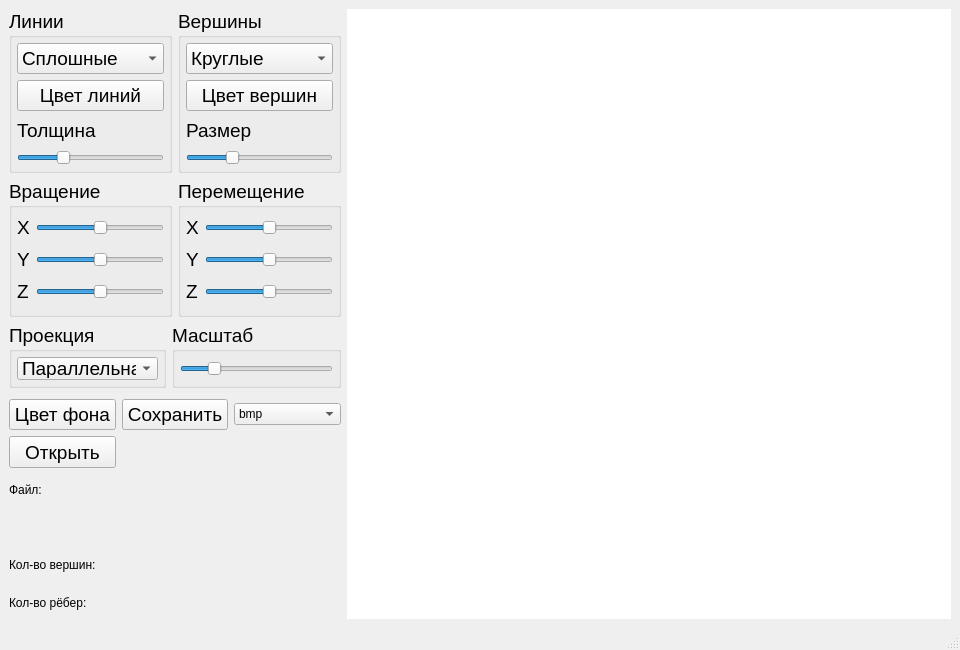
<?xml version="1.0" encoding="UTF-8"?>
<ui version="4.0">
 <class>MainWindow</class>
 <widget class="QMainWindow" name="MainWindow">
  <property name="geometry">
   <rect>
    <x>0</x>
    <y>0</y>
    <width>960</width>
    <height>650</height>
   </rect>
  </property>
  <property name="minimumSize">
   <size>
    <width>960</width>
    <height>650</height>
   </size>
  </property>
  <property name="windowTitle">
   <string>3DViewer_2.0</string>
  </property>
  <widget class="QWidget" name="centralwidget">
   <property name="minimumSize">
    <size>
     <width>939</width>
     <height>599</height>
    </size>
   </property>
   <layout class="QHBoxLayout" name="horizontalLayout_3" stretch="1,3">
    <item>
     <layout class="QVBoxLayout" name="verticalLayout_5" stretch="0,0,0,0">
      <item>
       <layout class="QGridLayout" name="gridLayout_2">
        <item row="0" column="0">
         <widget class="QGroupBox" name="groupBox_4">
          <property name="minimumSize">
           <size>
            <width>163</width>
            <height>164</height>
           </size>
          </property>
          <property name="maximumSize">
           <size>
            <width>163</width>
            <height>164</height>
           </size>
          </property>
          <property name="font">
           <font>
            <pointsize>14</pointsize>
           </font>
          </property>
          <property name="title">
           <string>Линии</string>
          </property>
          <layout class="QVBoxLayout" name="verticalLayout">
           <property name="spacing">
            <number>-1</number>
           </property>
           <property name="leftMargin">
            <number>5</number>
           </property>
           <property name="topMargin">
            <number>5</number>
           </property>
           <property name="rightMargin">
            <number>5</number>
           </property>
           <property name="bottomMargin">
            <number>5</number>
           </property>
           <item>
            <widget class="QComboBox" name="line_type">
             <item>
              <property name="text">
               <string>Сплошные</string>
              </property>
             </item>
             <item>
              <property name="text">
               <string>Пунктирные</string>
              </property>
             </item>
             <item>
              <property name="text">
               <string>Не отображать</string>
              </property>
             </item>
            </widget>
           </item>
           <item>
            <widget class="QPushButton" name="line_color_btn">
             <property name="text">
              <string>Цвет линий</string>
             </property>
            </widget>
           </item>
           <item>
            <widget class="QLabel" name="label_4">
             <property name="text">
              <string>Толщина</string>
             </property>
            </widget>
           </item>
           <item>
            <widget class="QSlider" name="line_width">
             <property name="minimum">
              <number>1</number>
             </property>
             <property name="maximum">
              <number>100</number>
             </property>
             <property name="sliderPosition">
              <number>30</number>
             </property>
             <property name="orientation">
              <enum>Qt::Horizontal</enum>
             </property>
            </widget>
           </item>
          </layout>
         </widget>
        </item>
        <item row="0" column="1">
         <widget class="QGroupBox" name="groupBox_5">
          <property name="minimumSize">
           <size>
            <width>163</width>
            <height>164</height>
           </size>
          </property>
          <property name="maximumSize">
           <size>
            <width>163</width>
            <height>164</height>
           </size>
          </property>
          <property name="font">
           <font>
            <pointsize>14</pointsize>
           </font>
          </property>
          <property name="title">
           <string>Вершины</string>
          </property>
          <layout class="QVBoxLayout" name="verticalLayout_2">
           <property name="spacing">
            <number>-1</number>
           </property>
           <property name="leftMargin">
            <number>5</number>
           </property>
           <property name="topMargin">
            <number>5</number>
           </property>
           <property name="rightMargin">
            <number>5</number>
           </property>
           <property name="bottomMargin">
            <number>5</number>
           </property>
           <item>
            <widget class="QComboBox" name="vertex_type">
             <item>
              <property name="text">
               <string>Круглые</string>
              </property>
             </item>
             <item>
              <property name="text">
               <string>Квадратные</string>
              </property>
             </item>
             <item>
              <property name="text">
               <string>Не отображать</string>
              </property>
             </item>
            </widget>
           </item>
           <item>
            <widget class="QPushButton" name="vertex_color_btn">
             <property name="text">
              <string>Цвет вершин</string>
             </property>
            </widget>
           </item>
           <item>
            <widget class="QLabel" name="label_5">
             <property name="text">
              <string>Размер</string>
             </property>
            </widget>
           </item>
           <item>
            <widget class="QSlider" name="vertex_size">
             <property name="minimum">
              <number>1</number>
             </property>
             <property name="maximum">
              <number>100</number>
             </property>
             <property name="sliderPosition">
              <number>30</number>
             </property>
             <property name="orientation">
              <enum>Qt::Horizontal</enum>
             </property>
            </widget>
           </item>
          </layout>
         </widget>
        </item>
        <item row="1" column="0">
         <widget class="QGroupBox" name="groupBox_2">
          <property name="minimumSize">
           <size>
            <width>163</width>
            <height>138</height>
           </size>
          </property>
          <property name="maximumSize">
           <size>
            <width>163</width>
            <height>138</height>
           </size>
          </property>
          <property name="font">
           <font>
            <pointsize>14</pointsize>
           </font>
          </property>
          <property name="title">
           <string>Вращение</string>
          </property>
          <layout class="QGridLayout" name="gridLayout_3">
           <property name="leftMargin">
            <number>5</number>
           </property>
           <property name="topMargin">
            <number>5</number>
           </property>
           <property name="rightMargin">
            <number>5</number>
           </property>
           <property name="bottomMargin">
            <number>5</number>
           </property>
           <item row="0" column="0">
            <widget class="QLabel" name="label_6">
             <property name="text">
              <string>X</string>
             </property>
            </widget>
           </item>
           <item row="0" column="1">
            <widget class="QSlider" name="rotate_x">
             <property name="minimum">
              <number>-180</number>
             </property>
             <property name="maximum">
              <number>180</number>
             </property>
             <property name="orientation">
              <enum>Qt::Horizontal</enum>
             </property>
            </widget>
           </item>
           <item row="1" column="0">
            <widget class="QLabel" name="label_7">
             <property name="text">
              <string>Y</string>
             </property>
            </widget>
           </item>
           <item row="1" column="1">
            <widget class="QSlider" name="rotate_y">
             <property name="minimum">
              <number>-180</number>
             </property>
             <property name="maximum">
              <number>180</number>
             </property>
             <property name="orientation">
              <enum>Qt::Horizontal</enum>
             </property>
            </widget>
           </item>
           <item row="2" column="0">
            <widget class="QLabel" name="label_8">
             <property name="text">
              <string>Z</string>
             </property>
            </widget>
           </item>
           <item row="2" column="1">
            <widget class="QSlider" name="rotate_z">
             <property name="minimum">
              <number>-180</number>
             </property>
             <property name="maximum">
              <number>180</number>
             </property>
             <property name="orientation">
              <enum>Qt::Horizontal</enum>
             </property>
            </widget>
           </item>
          </layout>
         </widget>
        </item>
        <item row="1" column="1">
         <widget class="QGroupBox" name="groupBox_7">
          <property name="minimumSize">
           <size>
            <width>163</width>
            <height>138</height>
           </size>
          </property>
          <property name="maximumSize">
           <size>
            <width>163</width>
            <height>138</height>
           </size>
          </property>
          <property name="font">
           <font>
            <pointsize>14</pointsize>
           </font>
          </property>
          <property name="title">
           <string>Перемещение</string>
          </property>
          <layout class="QGridLayout" name="gridLayout_4">
           <property name="leftMargin">
            <number>5</number>
           </property>
           <property name="topMargin">
            <number>5</number>
           </property>
           <property name="rightMargin">
            <number>5</number>
           </property>
           <property name="bottomMargin">
            <number>5</number>
           </property>
           <item row="0" column="0">
            <widget class="QLabel" name="label_9">
             <property name="text">
              <string>X</string>
             </property>
            </widget>
           </item>
           <item row="0" column="1">
            <widget class="QSlider" name="move_x">
             <property name="minimum">
              <number>-100</number>
             </property>
             <property name="maximum">
              <number>100</number>
             </property>
             <property name="orientation">
              <enum>Qt::Horizontal</enum>
             </property>
            </widget>
           </item>
           <item row="1" column="0">
            <widget class="QLabel" name="label_10">
             <property name="text">
              <string>Y</string>
             </property>
            </widget>
           </item>
           <item row="1" column="1">
            <widget class="QSlider" name="move_y">
             <property name="minimum">
              <number>-100</number>
             </property>
             <property name="maximum">
              <number>100</number>
             </property>
             <property name="orientation">
              <enum>Qt::Horizontal</enum>
             </property>
            </widget>
           </item>
           <item row="2" column="0">
            <widget class="QLabel" name="label_11">
             <property name="text">
              <string>Z</string>
             </property>
            </widget>
           </item>
           <item row="2" column="1">
            <widget class="QSlider" name="move_z">
             <property name="minimum">
              <number>-100</number>
             </property>
             <property name="maximum">
              <number>100</number>
             </property>
             <property name="orientation">
              <enum>Qt::Horizontal</enum>
             </property>
            </widget>
           </item>
          </layout>
         </widget>
        </item>
       </layout>
      </item>
      <item>
       <layout class="QHBoxLayout" name="horizontalLayout">
        <property name="bottomMargin">
         <number>5</number>
        </property>
        <item>
         <widget class="QGroupBox" name="groupBox_6">
          <property name="minimumSize">
           <size>
            <width>157</width>
            <height>65</height>
           </size>
          </property>
          <property name="maximumSize">
           <size>
            <width>157</width>
            <height>65</height>
           </size>
          </property>
          <property name="font">
           <font>
            <pointsize>14</pointsize>
           </font>
          </property>
          <property name="title">
           <string>Проекция</string>
          </property>
          <layout class="QVBoxLayout" name="verticalLayout_3">
           <property name="leftMargin">
            <number>5</number>
           </property>
           <property name="topMargin">
            <number>5</number>
           </property>
           <property name="rightMargin">
            <number>5</number>
           </property>
           <property name="bottomMargin">
            <number>5</number>
           </property>
           <item>
            <widget class="QComboBox" name="projection_type">
             <item>
              <property name="text">
               <string>Параллельная</string>
              </property>
             </item>
             <item>
              <property name="text">
               <string>Центральная</string>
              </property>
             </item>
            </widget>
           </item>
          </layout>
         </widget>
        </item>
        <item>
         <widget class="QGroupBox" name="groupBox_3">
          <property name="minimumSize">
           <size>
            <width>169</width>
            <height>65</height>
           </size>
          </property>
          <property name="maximumSize">
           <size>
            <width>169</width>
            <height>65</height>
           </size>
          </property>
          <property name="font">
           <font>
            <pointsize>14</pointsize>
           </font>
          </property>
          <property name="title">
           <string>Масштаб</string>
          </property>
          <layout class="QVBoxLayout" name="verticalLayout_4">
           <property name="leftMargin">
            <number>5</number>
           </property>
           <property name="topMargin">
            <number>5</number>
           </property>
           <property name="rightMargin">
            <number>5</number>
           </property>
           <property name="bottomMargin">
            <number>5</number>
           </property>
           <item>
            <widget class="QSlider" name="scale">
             <property name="minimum">
              <number>1</number>
             </property>
             <property name="maximum">
              <number>500</number>
             </property>
             <property name="sliderPosition">
              <number>100</number>
             </property>
             <property name="orientation">
              <enum>Qt::Horizontal</enum>
             </property>
            </widget>
           </item>
          </layout>
         </widget>
        </item>
       </layout>
      </item>
      <item>
       <layout class="QHBoxLayout" name="horizontalLayout_2">
        <item>
         <widget class="QPushButton" name="bg_color_btn">
          <property name="font">
           <font>
            <pointsize>14</pointsize>
           </font>
          </property>
          <property name="text">
           <string>Цвет фона</string>
          </property>
         </widget>
        </item>
        <item>
         <widget class="QPushButton" name="save_file_btn">
          <property name="font">
           <font>
            <pointsize>14</pointsize>
           </font>
          </property>
          <property name="text">
           <string>Сохранить</string>
          </property>
         </widget>
        </item>
        <item>
         <widget class="QComboBox" name="save_file_extension">
          <item>
           <property name="text">
            <string>bmp</string>
           </property>
          </item>
          <item>
           <property name="text">
            <string>jpeg</string>
           </property>
          </item>
          <item>
           <property name="text">
            <string>gif</string>
           </property>
          </item>
         </widget>
        </item>
       </layout>
      </item>
      <item>
       <layout class="QGridLayout" name="gridLayout">
        <property name="sizeConstraint">
         <enum>QLayout::SetMinimumSize</enum>
        </property>
        <item row="3" column="0">
         <widget class="QLabel" name="label_2">
          <property name="maximumSize">
           <size>
            <width>16777215</width>
            <height>33</height>
           </size>
          </property>
          <property name="text">
           <string>Кол-во вершин:</string>
          </property>
         </widget>
        </item>
        <item row="0" column="0">
         <widget class="QPushButton" name="open_btn">
          <property name="maximumSize">
           <size>
            <width>16777215</width>
            <height>33</height>
           </size>
          </property>
          <property name="font">
           <font>
            <pointsize>14</pointsize>
           </font>
          </property>
          <property name="text">
           <string>Открыть</string>
          </property>
         </widget>
        </item>
        <item row="3" column="1" colspan="2">
         <widget class="QLabel" name="num_of_vertex">
          <property name="maximumSize">
           <size>
            <width>16777215</width>
            <height>33</height>
           </size>
          </property>
          <property name="text">
           <string/>
          </property>
         </widget>
        </item>
        <item row="2" column="0" colspan="3">
         <widget class="QLabel" name="file_name">
          <property name="maximumSize">
           <size>
            <width>16777215</width>
            <height>33</height>
           </size>
          </property>
          <property name="text">
           <string/>
          </property>
         </widget>
        </item>
        <item row="4" column="1" colspan="2">
         <widget class="QLabel" name="num_of_ribs">
          <property name="maximumSize">
           <size>
            <width>16777215</width>
            <height>33</height>
           </size>
          </property>
          <property name="text">
           <string/>
          </property>
         </widget>
        </item>
        <item row="4" column="0">
         <widget class="QLabel" name="label_3">
          <property name="maximumSize">
           <size>
            <width>16777215</width>
            <height>33</height>
           </size>
          </property>
          <property name="text">
           <string>Кол-во рёбер:</string>
          </property>
         </widget>
        </item>
        <item row="1" column="0">
         <widget class="QLabel" name="label">
          <property name="maximumSize">
           <size>
            <width>16777215</width>
            <height>33</height>
           </size>
          </property>
          <property name="text">
           <string>Файл:</string>
          </property>
         </widget>
        </item>
       </layout>
      </item>
     </layout>
    </item>
    <item>
     <widget class="Viewer" name="gl_model" native="true">
      <property name="sizePolicy">
       <sizepolicy hsizetype="Preferred" vsizetype="Preferred">
        <horstretch>0</horstretch>
        <verstretch>0</verstretch>
       </sizepolicy>
      </property>
      <property name="styleSheet">
       <string notr="true">background-color:rgb(255, 255, 255)</string>
      </property>
     </widget>
    </item>
   </layout>
  </widget>
  <widget class="QMenuBar" name="menubar">
   <property name="geometry">
    <rect>
     <x>0</x>
     <y>0</y>
     <width>960</width>
     <height>24</height>
    </rect>
   </property>
  </widget>
  <widget class="QStatusBar" name="statusbar"/>
 </widget>
 <customwidgets>
  <customwidget>
   <class>Viewer</class>
   <extends>QWidget</extends>
   <header location="global">viewer.h</header>
   <container>1</container>
  </customwidget>
 </customwidgets>
 <resources/>
 <connections/>
</ui>
